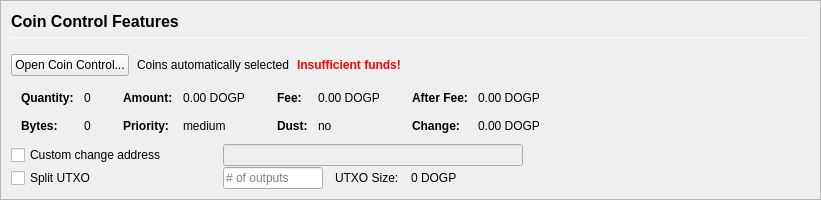
         <widget class="QFrame" name="frameCoinControl">
          <property name="sizePolicy">
           <sizepolicy hsizetype="Expanding" vsizetype="Expanding">
            <horstretch>0</horstretch>
            <verstretch>0</verstretch>
           </sizepolicy>
          </property>
          <property name="maximumSize">
           <size>
            <width>16777215</width>
            <height>16777215</height>
           </size>
          </property>
          <property name="frameShape">
           <enum>QFrame::StyledPanel</enum>
          </property>
          <property name="frameShadow">
           <enum>QFrame::Sunken</enum>
          </property>
          <layout class="QVBoxLayout" name="verticalLayoutCoinControl2">
           <property name="spacing">
            <number>0</number>
           </property>
           <property name="leftMargin">
            <number>0</number>
           </property>
           <property name="topMargin">
            <number>0</number>
           </property>
           <property name="rightMargin">
            <number>0</number>
           </property>
           <property name="bottomMargin">
            <number>0</number>
           </property>
           <item>
            <widget class="QFrame" name="frameCoinControl_BG">
             <layout class="QVBoxLayout" name="verticalLayoutCoinControl" stretch="0,0,0,0,0,0">
              <property name="spacing">
               <number>1</number>
              </property>
              <property name="leftMargin">
               <number>10</number>
              </property>
              <property name="topMargin">
               <number>10</number>
              </property>
              <item>
               <layout class="QHBoxLayout" name="horizontalLayoutCoinControl1">
                <property name="bottomMargin">
                 <number>15</number>
                </property>
                <item>
                 <layout class="QVBoxLayout" name="verticalLayout_3">
                  <property name="spacing">
                   <number>6</number>
                  </property>
                  <item>
                   <widget class="QLabel" name="labelCoinControlFeatures">
                    <property name="sizePolicy">
                     <sizepolicy hsizetype="Preferred" vsizetype="Maximum">
                      <horstretch>0</horstretch>
                      <verstretch>0</verstretch>
                     </sizepolicy>
                    </property>
                    <property name="minimumSize">
                     <size>
                      <width>0</width>
                      <height>20</height>
                     </size>
                    </property>
                    <property name="font">
                     <font>
                      <pointsize>12</pointsize>
                      <weight>75</weight>
                      <bold>true</bold>
                     </font>
                    </property>
                    <property name="styleSheet">
                     <string notr="true">font-weight:bold;</string>
                    </property>
                    <property name="text">
                     <string>Coin Control Features</string>
                    </property>
                   </widget>
                  </item>
                  <item>
                   <widget class="Line" name="line">
                    <property name="minimumSize">
                     <size>
                      <width>0</width>
                      <height>1</height>
                     </size>
                    </property>
                    <property name="maximumSize">
                     <size>
                      <width>16777215</width>
                      <height>1</height>
                     </size>
                    </property>
                    <property name="orientation">
                     <enum>Qt::Horizontal</enum>
                    </property>
                   </widget>
                  </item>
                 </layout>
                </item>
               </layout>
              </item>
              <item>
               <layout class="QHBoxLayout" name="horizontalLayoutCoinControl2" stretch="0,0,0,0">
                <property name="spacing">
                 <number>8</number>
                </property>
                <property name="bottomMargin">
                 <number>10</number>
                </property>
                <item>
                 <widget class="QPushButton" name="pushButtonCoinControl">
                  <property name="styleSheet">
                   <string notr="true"/>
                  </property>
                  <property name="text">
                   <string>Open Coin Control...</string>
                  </property>
                  <property name="autoDefault">
                   <bool>false</bool>
                  </property>
                 </widget>
                </item>
                <item>
                 <widget class="QLabel" name="labelCoinControlAutomaticallySelected">
                  <property name="text">
                   <string>Coins automatically selected</string>
                  </property>
                  <property name="margin">
                   <number>5</number>
                  </property>
                 </widget>
                </item>
                <item>
                 <widget class="QLabel" name="labelCoinControlInsuffFunds">
                  <property name="font">
                   <font>
                    <weight>75</weight>
                    <bold>true</bold>
                   </font>
                  </property>
                  <property name="styleSheet">
                   <string notr="true">color:red;font-weight:bold;</string>
                  </property>
                  <property name="text">
                   <string>Insufficient funds!</string>
                  </property>
                  <property name="margin">
                   <number>5</number>
                  </property>
                 </widget>
                </item>
                <item>
                 <spacer name="horizontalSpacerCoinControl">
                  <property name="orientation">
                   <enum>Qt::Horizontal</enum>
                  </property>
                  <property name="sizeHint" stdset="0">
                   <size>
                    <width>40</width>
                    <height>1</height>
                   </size>
                  </property>
                 </spacer>
                </item>
               </layout>
              </item>
              <item>
               <widget class="QWidget" name="widgetCoinControl" native="true">
                <property name="sizePolicy">
                 <sizepolicy hsizetype="Preferred" vsizetype="Preferred">
                  <horstretch>0</horstretch>
                  <verstretch>0</verstretch>
                 </sizepolicy>
                </property>
                <property name="minimumSize">
                 <size>
                  <width>0</width>
                  <height>0</height>
                 </size>
                </property>
                <property name="styleSheet">
                 <string notr="true"/>
                </property>
                <layout class="QHBoxLayout" name="horizontalLayoutCoinControl5">
                 <property name="leftMargin">
                  <number>0</number>
                 </property>
                 <property name="topMargin">
                  <number>0</number>
                 </property>
                 <property name="rightMargin">
                  <number>0</number>
                 </property>
                 <property name="bottomMargin">
                  <number>0</number>
                 </property>
                 <item>
                  <layout class="QHBoxLayout" name="horizontalLayoutCoinControl3" stretch="0,0,0,1">
                   <property name="spacing">
                    <number>20</number>
                   </property>
                   <property name="topMargin">
                    <number>0</number>
                   </property>
                   <property name="bottomMargin">
                    <number>10</number>
                   </property>
                   <item>
                    <layout class="QFormLayout" name="formLayoutCoinControl1">
                     <property name="horizontalSpacing">
                      <number>10</number>
                     </property>
                     <property name="verticalSpacing">
                      <number>14</number>
                     </property>
                     <property name="leftMargin">
                      <number>10</number>
                     </property>
                     <property name="topMargin">
                      <number>4</number>
                     </property>
                     <property name="rightMargin">
                      <number>6</number>
                     </property>
                     <item row="0" column="0">
                      <widget class="QLabel" name="labelCoinControlQuantityText">
                       <property name="font">
                        <font>
                         <weight>75</weight>
                         <bold>true</bold>
                        </font>
                       </property>
                       <property name="text">
                        <string>Quantity:</string>
                       </property>
                       <property name="margin">
                        <number>0</number>
                       </property>
                      </widget>
                     </item>
                     <item row="0" column="1">
                      <widget class="QLabel" name="labelCoinControlQuantity">
                       <property name="cursor">
                        <cursorShape>IBeamCursor</cursorShape>
                       </property>
                       <property name="contextMenuPolicy">
                        <enum>Qt::ActionsContextMenu</enum>
                       </property>
                       <property name="text">
                        <string notr="true">0</string>
                       </property>
                       <property name="margin">
                        <number>0</number>
                       </property>
                       <property name="textInteractionFlags">
                        <set>Qt::LinksAccessibleByMouse|Qt::TextSelectableByKeyboard|Qt::TextSelectableByMouse</set>
                       </property>
                      </widget>
                     </item>
                     <item row="1" column="0">
                      <widget class="QLabel" name="labelCoinControlBytesText">
                       <property name="font">
                        <font>
                         <weight>75</weight>
                         <bold>true</bold>
                        </font>
                       </property>
                       <property name="text">
                        <string>Bytes:</string>
                       </property>
                      </widget>
                     </item>
                     <item row="1" column="1">
                      <widget class="QLabel" name="labelCoinControlBytes">
                       <property name="cursor">
                        <cursorShape>IBeamCursor</cursorShape>
                       </property>
                       <property name="contextMenuPolicy">
                        <enum>Qt::ActionsContextMenu</enum>
                       </property>
                       <property name="text">
                        <string notr="true">0</string>
                       </property>
                       <property name="textInteractionFlags">
                        <set>Qt::LinksAccessibleByMouse|Qt::TextSelectableByKeyboard|Qt::TextSelectableByMouse</set>
                       </property>
                      </widget>
                     </item>
                    </layout>
                   </item>
                   <item>
                    <layout class="QFormLayout" name="formLayoutCoinControl2">
                     <property name="horizontalSpacing">
                      <number>10</number>
                     </property>
                     <property name="verticalSpacing">
                      <number>14</number>
                     </property>
                     <property name="leftMargin">
                      <number>6</number>
                     </property>
                     <property name="topMargin">
                      <number>4</number>
                     </property>
                     <property name="rightMargin">
                      <number>6</number>
                     </property>
                     <item row="0" column="0">
                      <widget class="QLabel" name="labelCoinControlAmountText">
                       <property name="font">
                        <font>
                         <weight>75</weight>
                         <bold>true</bold>
                        </font>
                       </property>
                       <property name="text">
                        <string>Amount:</string>
                       </property>
                       <property name="margin">
                        <number>0</number>
                       </property>
                      </widget>
                     </item>
                     <item row="0" column="1">
                      <widget class="QLabel" name="labelCoinControlAmount">
                       <property name="cursor">
                        <cursorShape>IBeamCursor</cursorShape>
                       </property>
                       <property name="contextMenuPolicy">
                        <enum>Qt::ActionsContextMenu</enum>
                       </property>
                       <property name="text">
                        <string notr="true">0.00 DOGP</string>
                       </property>
                       <property name="textInteractionFlags">
                        <set>Qt::LinksAccessibleByMouse|Qt::TextSelectableByKeyboard|Qt::TextSelectableByMouse</set>
                       </property>
                      </widget>
                     </item>
                     <item row="1" column="0">
                      <widget class="QLabel" name="labelCoinControlPriorityText">
                       <property name="font">
                        <font>
                         <weight>75</weight>
                         <bold>true</bold>
                        </font>
                       </property>
                       <property name="text">
                        <string>Priority:</string>
                       </property>
                      </widget>
                     </item>
                     <item row="1" column="1">
                      <widget class="QLabel" name="labelCoinControlPriority">
                       <property name="cursor">
                        <cursorShape>IBeamCursor</cursorShape>
                       </property>
                       <property name="contextMenuPolicy">
                        <enum>Qt::ActionsContextMenu</enum>
                       </property>
                       <property name="text">
                        <string>medium</string>
                       </property>
                       <property name="textInteractionFlags">
                        <set>Qt::LinksAccessibleByMouse|Qt::TextSelectableByKeyboard|Qt::TextSelectableByMouse</set>
                       </property>
                      </widget>
                     </item>
                    </layout>
                   </item>
                   <item>
                    <layout class="QFormLayout" name="formLayoutCoinControl3">
                     <property name="horizontalSpacing">
                      <number>10</number>
                     </property>
                     <property name="verticalSpacing">
                      <number>14</number>
                     </property>
                     <property name="leftMargin">
                      <number>6</number>
                     </property>
                     <property name="topMargin">
                      <number>4</number>
                     </property>
                     <property name="rightMargin">
                      <number>6</number>
                     </property>
                     <item row="0" column="0">
                      <widget class="QLabel" name="labelCoinControlFeeText">
                       <property name="font">
                        <font>
                         <weight>75</weight>
                         <bold>true</bold>
                        </font>
                       </property>
                       <property name="text">
                        <string>Fee:</string>
                       </property>
                       <property name="margin">
                        <number>0</number>
                       </property>
                      </widget>
                     </item>
                     <item row="0" column="1">
                      <widget class="QLabel" name="labelCoinControlFee">
                       <property name="cursor">
                        <cursorShape>IBeamCursor</cursorShape>
                       </property>
                       <property name="contextMenuPolicy">
                        <enum>Qt::ActionsContextMenu</enum>
                       </property>
                       <property name="text">
                        <string notr="true">0.00 DOGP</string>
                       </property>
                       <property name="textInteractionFlags">
                        <set>Qt::LinksAccessibleByMouse|Qt::TextSelectableByKeyboard|Qt::TextSelectableByMouse</set>
                       </property>
                      </widget>
                     </item>
                     <item row="1" column="0">
                      <widget class="QLabel" name="labelCoinControlLowOutputText">
                       <property name="font">
                        <font>
                         <weight>75</weight>
                         <bold>true</bold>
                        </font>
                       </property>
                       <property name="text">
                        <string>Dust:</string>
                       </property>
                      </widget>
                     </item>
                     <item row="1" column="1">
                      <widget class="QLabel" name="labelCoinControlLowOutput">
                       <property name="cursor">
                        <cursorShape>IBeamCursor</cursorShape>
                       </property>
                       <property name="contextMenuPolicy">
                        <enum>Qt::ActionsContextMenu</enum>
                       </property>
                       <property name="text">
                        <string>no</string>
                       </property>
                       <property name="textInteractionFlags">
                        <set>Qt::LinksAccessibleByMouse|Qt::TextSelectableByKeyboard|Qt::TextSelectableByMouse</set>
                       </property>
                      </widget>
                     </item>
                    </layout>
                   </item>
                   <item>
                    <layout class="QFormLayout" name="formLayoutCoinControl4">
                     <property name="horizontalSpacing">
                      <number>10</number>
                     </property>
                     <property name="verticalSpacing">
                      <number>14</number>
                     </property>
                     <property name="leftMargin">
                      <number>6</number>
                     </property>
                     <property name="topMargin">
                      <number>4</number>
                     </property>
                     <property name="rightMargin">
                      <number>6</number>
                     </property>
                     <item row="0" column="0">
                      <widget class="QLabel" name="labelCoinControlAfterFeeText">
                       <property name="font">
                        <font>
                         <weight>75</weight>
                         <bold>true</bold>
                        </font>
                       </property>
                       <property name="text">
                        <string>After Fee:</string>
                       </property>
                       <property name="margin">
                        <number>0</number>
                       </property>
                      </widget>
                     </item>
                     <item row="0" column="1">
                      <widget class="QLabel" name="labelCoinControlAfterFee">
                       <property name="cursor">
                        <cursorShape>IBeamCursor</cursorShape>
                       </property>
                       <property name="contextMenuPolicy">
                        <enum>Qt::ActionsContextMenu</enum>
                       </property>
                       <property name="text">
                        <string notr="true">0.00 DOGP</string>
                       </property>
                       <property name="textInteractionFlags">
                        <set>Qt::LinksAccessibleByMouse|Qt::TextSelectableByKeyboard|Qt::TextSelectableByMouse</set>
                       </property>
                      </widget>
                     </item>
                     <item row="1" column="0">
                      <widget class="QLabel" name="labelCoinControlChangeText">
                       <property name="font">
                        <font>
                         <weight>75</weight>
                         <bold>true</bold>
                        </font>
                       </property>
                       <property name="text">
                        <string>Change:</string>
                       </property>
                      </widget>
                     </item>
                     <item row="1" column="1">
                      <widget class="QLabel" name="labelCoinControlChange">
                       <property name="cursor">
                        <cursorShape>IBeamCursor</cursorShape>
                       </property>
                       <property name="contextMenuPolicy">
                        <enum>Qt::ActionsContextMenu</enum>
                       </property>
                       <property name="text">
                        <string notr="true">0.00 DOGP</string>
                       </property>
                       <property name="textInteractionFlags">
                        <set>Qt::LinksAccessibleByMouse|Qt::TextSelectableByKeyboard|Qt::TextSelectableByMouse</set>
                       </property>
                      </widget>
                     </item>
                    </layout>
                   </item>
                  </layout>
                 </item>
                </layout>
               </widget>
              </item>
              <item>
               <layout class="QHBoxLayout" name="horizontalLayoutCoinControl4">
                <property name="spacing">
                 <number>12</number>
                </property>
                <property name="sizeConstraint">
                 <enum>QLayout::SetDefaultConstraint</enum>
                </property>
                <property name="topMargin">
                 <number>0</number>
                </property>
                <property name="rightMargin">
                 <number>0</number>
                </property>
                <item>
                 <widget class="QCheckBox" name="checkBoxCoinControlChange">
                  <property name="sizePolicy">
                   <sizepolicy hsizetype="Preferred" vsizetype="Preferred">
                    <horstretch>0</horstretch>
                    <verstretch>0</verstretch>
                   </sizepolicy>
                  </property>
                  <property name="minimumSize">
                   <size>
                    <width>200</width>
                    <height>0</height>
                   </size>
                  </property>
                  <property name="maximumSize">
                   <size>
                    <width>200</width>
                    <height>16777215</height>
                   </size>
                  </property>
                  <property name="toolTip">
                   <string>If this is activated, but the change address is empty or invalid, change will be sent to a newly generated address.</string>
                  </property>
                  <property name="text">
                   <string>Custom change address</string>
                  </property>
                 </widget>
                </item>
                <item>
                 <widget class="QValidatedLineEdit" name="lineEditCoinControlChange">
                  <property name="enabled">
                   <bool>false</bool>
                  </property>
                  <property name="sizePolicy">
                   <sizepolicy hsizetype="Preferred" vsizetype="Preferred">
                    <horstretch>0</horstretch>
                    <verstretch>0</verstretch>
                   </sizepolicy>
                  </property>
                  <property name="minimumSize">
                   <size>
                    <width>300</width>
                    <height>0</height>
                   </size>
                  </property>
                 </widget>
                </item>
                <item>
                 <widget class="QLabel" name="labelCoinControlChangeLabel">
                  <property name="sizePolicy">
                   <sizepolicy hsizetype="Preferred" vsizetype="Preferred">
                    <horstretch>0</horstretch>
                    <verstretch>0</verstretch>
                   </sizepolicy>
                  </property>
                  <property name="minimumSize">
                   <size>
                    <width>100</width>
                    <height>0</height>
                   </size>
                  </property>
                  <property name="text">
                   <string/>
                  </property>
                  <property name="margin">
                   <number>3</number>
                  </property>
                 </widget>
                </item>
               </layout>
              </item>
              <item>
               <layout class="QHBoxLayout" name="horizontalLayoutCoinControl6">
                <property name="spacing">
                 <number>12</number>
                </property>
                <property name="rightMargin">
                 <number>0</number>
                </property>
                <item>
                 <widget class="QCheckBox" name="splitBlockCheckBox">
                  <property name="sizePolicy">
                   <sizepolicy hsizetype="Preferred" vsizetype="Preferred">
                    <horstretch>0</horstretch>
                    <verstretch>0</verstretch>
                   </sizepolicy>
                  </property>
                  <property name="minimumSize">
                   <size>
                    <width>200</width>
                    <height>0</height>
                   </size>
                  </property>
                  <property name="maximumSize">
                   <size>
                    <width>200</width>
                    <height>16777215</height>
                   </size>
                  </property>
                  <property name="text">
                   <string>Split UTXO</string>
                  </property>
                 </widget>
                </item>
                <item>
                 <widget class="QLineEdit" name="splitBlockLineEdit">
                  <property name="sizePolicy">
                   <sizepolicy hsizetype="Preferred" vsizetype="Preferred">
                    <horstretch>50</horstretch>
                    <verstretch>0</verstretch>
                   </sizepolicy>
                  </property>
                  <property name="minimumSize">
                   <size>
                    <width>100</width>
                    <height>0</height>
                   </size>
                  </property>
                  <property name="maximumSize">
                   <size>
                    <width>100</width>
                    <height>16777215</height>
                   </size>
                  </property>
                  <property name="placeholderText">
                   <string># of outputs</string>
                  </property>
                 </widget>
                </item>
                <item>
                 <widget class="QLabel" name="labelBlockSizeText">
                  <property name="text">
                   <string>UTXO Size:</string>
                  </property>
                 </widget>
                </item>
                <item>
                 <widget class="QLabel" name="labelBlockSize">
                  <property name="text">
                   <string>0 DOGP</string>
                  </property>
                 </widget>
                </item>
                <item>
                 <spacer name="horizontalSpacer_7">
                  <property name="orientation">
                   <enum>Qt::Horizontal</enum>
                  </property>
                  <property name="sizeHint" stdset="0">
                   <size>
                    <width>40</width>
                    <height>20</height>
                   </size>
                  </property>
                 </spacer>
                </item>
               </layout>
              </item>
              <item>
               <spacer name="verticalSpacerCoinControl">
                <property name="orientation">
                 <enum>Qt::Vertical</enum>
                </property>
                <property name="sizeHint" stdset="0">
                 <size>
                  <width>800</width>
                  <height>1</height>
                 </size>
                </property>
               </spacer>
              </item>
             </layout>
            </widget>
           </item>
          </layout>
         </widget>
